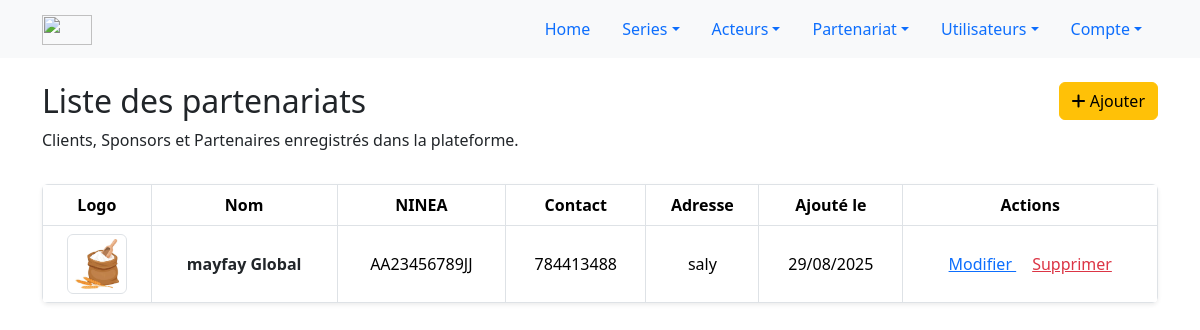
The page /pages/sponsors/listes.php (signed in) on the database its author committed.
### tables this page shows
CREATE TABLE IF NOT EXISTS `clients` (
  `id` int NOT NULL AUTO_INCREMENT,
  `projet_id` int DEFAULT NULL,
  `nom` varchar(150) NOT NULL,
  `ninea` varchar(255) NOT NULL,
  `contact` varchar(100) DEFAULT NULL,
  `adresse` varchar(255) DEFAULT NULL,
  `email` varchar(150) DEFAULT NULL,
  `logo` varchar(255) DEFAULT NULL,
  `created_at` datetime NOT NULL DEFAULT CURRENT_TIMESTAMP,
  PRIMARY KEY (`id`),
  KEY `projet_id` (`projet_id`)
);

### config/fonction.php (called while the page is built, shortened)
<?php
function getClients($connexion) {
    $sql = "SELECT id, ninea, nom, logo, email, contact, adresse, created_at
            FROM clients
            ORDER BY id DESC";
    $result = mysqli_query($connexion, $sql);
    $clients = [];
    if ($result && mysqli_num_rows($result) > 0) {
        while ($row = mysqli_fetch_assoc($result)) {
            $clients[] = $row;
        }
    }
    return $clients;
}
?>

### pages/sponsors/listes.php (the view, shortened to what this page needs)
<?php
include '../../config/fonction.php';
$clients = getClients($connexion);
?>
<?php include '../../includes/header.php';
?>
<body>
    <div class="container mt-4">
        <div class="row mb-3">
            <div class="col-lg-8">
                <div class="section-title">
                    <h2>Liste des partenariats</h2>
                    <p>Clients, Sponsors et Partenaires enregistrés dans la plateforme.</p>
                </div>
            </div>
            <div class="col-lg-4 text-end">
                <a href="add_spon.php" class="btn btn-warning">
                    <i class="fas fa-plus"></i> Ajouter
                </a>
            </div>
        </div>
        <?php if (!empty($clients)) : ?>
        <div class="table-responsive shadow-sm rounded">
            <table class="table table-bordered align-middle mb-0">
                <thead>
                    <tr class="bg-light">
                        <th scope="col" class="text-center">Logo</th>
                        <th scope="col" class="text-center">Nom</th>
                        <th scope="col" class="text-center">NINEA</th>
                        <th scope="col" class="text-center">Contact</th>
                        <th scope="col" class="text-center">Adresse</th>
                        <th scope="col" class="text-center">Ajouté le</th>
                        <th scope="col" class="text-center">Actions</th>
                    </tr>
                </thead>
                <tbody>
                    <?php foreach ($clients as $cl) : ?>
                    <tr>
                        <td class="text-center">
                            <img src="<?= !empty($cl['logo']) ? '../../uploads/logos/' . htmlspecialchars($cl['logo']) : '../../assets/images/default_logo.png' ?>"
                                alt="<?= htmlspecialchars($cl['nom']) ?>" class="img-thumbnail"
                                style="width:60px; height:60px; object-fit:contain;">
                        </td>
                        <td class="text-center">
                            <a href="details_client.php?id=<?= htmlspecialchars($cl['id']) ?>"
                                class="text-dark fw-bold text-decoration-none">
                                <?= htmlspecialchars($cl['nom']) ?>
                            </a>
                        </td>
                        <td class="text-center"><?= htmlspecialchars($cl['ninea']) ?></td>
                        <td class="text-center"><?= nl2br(htmlspecialchars($cl['contact'])) ?></td>
                        <td class="text-center"><?= nl2br(htmlspecialchars($cl['adresse']?? "non defini")) ?></td>
                        <td class="text-center"><?= date("d/m/Y", strtotime($cl['created_at'])) ?></td>
                        <td class="text-center">
                            <a href="add_spon.php?id=<?= htmlspecialchars($cl['id']) ?>" class="text-decoration-underline text-primary me-3">
                                Modifier
                            </a>
                            <a href="<?php echo $url_base; ?>public/appManager/delete.php?table=clients&id=<?= htmlspecialchars($cl['id']) ?>&redirect=<?php echo $url_base; ?>pages/sponsors/listes.php"
                                class="text-decoration-underline text-danger"
                                onclick="return confirm('Voulez-vous vraiment supprimer ce client ?');">
                                Supprimer
                            </a>
                        </td>
                    </tr>
                    <?php endforeach; ?>
                </tbody>
            </table>
        </div>
        <?php else : ?>
        <p class="text-center">Aucun partenariat trouvé.</p>
        <?php endif; ?>
    </div>
</body>
</html>

### rows shown on the page
clients: logo (picture), nom "mayfay Global", ninea "AA23456789JJ", contact "784413488", adresse "saly", created_at "29/08/2025"
